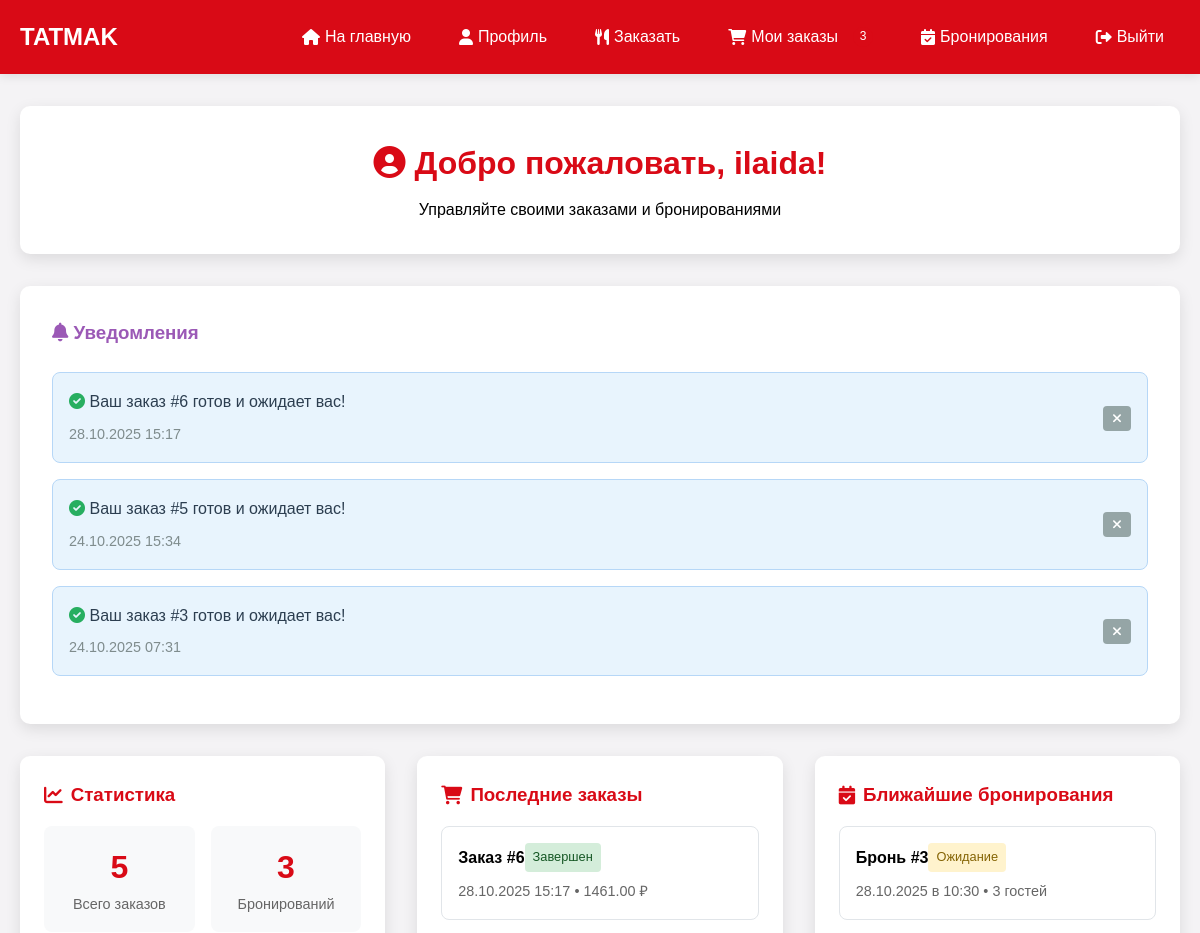
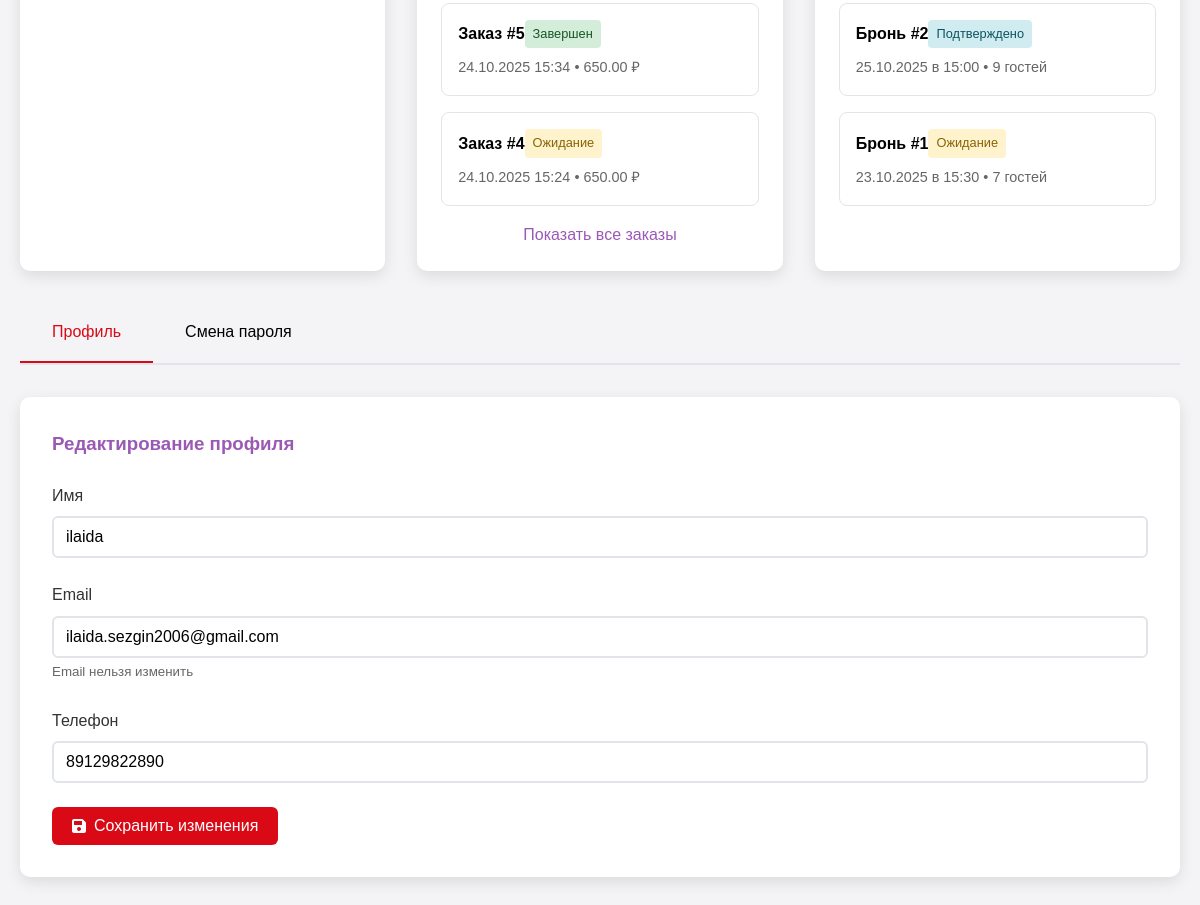
Screenshot of /user/profile.php (signed in) with the database file from the repository (2 pictures, top to bottom).
### tables this page shows
CREATE TABLE `users` (
  `id` int NOT NULL,
  `name` varchar(100) NOT NULL,
  `email` varchar(100) NOT NULL,
  `phone` varchar(20) DEFAULT NULL,
  `password` varchar(255) NOT NULL,
  `role` enum('user','admin') DEFAULT 'user',
  `created_at` timestamp NULL DEFAULT CURRENT_TIMESTAMP
);

CREATE TABLE `orders` (
  `id` int NOT NULL,
  `customer_name` varchar(100) DEFAULT NULL,
  `customer_phone` varchar(20) DEFAULT NULL,
  `customer_address` text,
  `total_amount` decimal(10,2) DEFAULT NULL,
  `status` enum('pending','confirmed','preparing','delivering','completed','cancelled') DEFAULT 'pending',
  `created_at` timestamp NULL DEFAULT CURRENT_TIMESTAMP
);

CREATE TABLE `reservations` (
  `id` int NOT NULL,
  `customer_name` varchar(100) DEFAULT NULL,
  `customer_phone` varchar(20) DEFAULT NULL,
  `customer_email` varchar(100) DEFAULT NULL,
  `reservation_date` date DEFAULT NULL,
  `reservation_time` time DEFAULT NULL,
  `guests` int DEFAULT NULL,
  `comment` text,
  `status` enum('pending','confirmed','cancelled') DEFAULT 'pending',
  `created_at` timestamp NULL DEFAULT CURRENT_TIMESTAMP
);

### user/profile.php (the view, shortened to what this page needs)
<?php
$database = new Database();
$db = $database->getConnection();
$user_id = $_SESSION['user_id'];
$query = "SELECT * FROM users WHERE id = ?";
$stmt = $db->prepare($query);
$stmt->execute([$user_id]);
$user = $stmt->fetch(PDO::FETCH_ASSOC);
$orders_query = "SELECT * FROM orders WHERE customer_phone = ? ORDER BY created_at DESC LIMIT 5";
$orders_stmt = $db->prepare($orders_query);
$orders_stmt->execute([$user['phone']]);
$orders = $orders_stmt->fetchAll(PDO::FETCH_ASSOC);
$ready_orders_query = "SELECT * FROM orders WHERE customer_phone = ? AND status = 'completed' ORDER BY created_at DESC";
$ready_orders_stmt = $db->prepare($ready_orders_query);
$ready_orders_stmt->execute([$user['phone']]);
$ready_orders = $ready_orders_stmt->fetchAll(PDO::FETCH_ASSOC);
$notifications = $_SESSION['user_notifications'] ?? [];
foreach ($ready_orders as $order) {
    $notification_exists = false;
    if (!$notification_exists) {
        $notifications[] = [
            'type' => 'order_ready',
            'order_id' => $order['id'],
            'message' => "Ваш заказ #{$order['id']} готов и ожидает вас!",
            'timestamp' => $order['created_at']
        ];
    }
}
$reservations_query = "SELECT * FROM reservations WHERE customer_phone = ? ORDER BY created_at DESC LIMIT 5";
$reservations_stmt = $db->prepare($reservations_query);
$reservations_stmt->execute([$user['phone']]);
$reservations = $reservations_stmt->fetchAll(PDO::FETCH_ASSOC);
?>
<!DOCTYPE html>
<html lang="ru">
<head>
    <link rel="stylesheet" href="https://cdnjs.cloudflare.com/ajax/libs/font-awesome/6.0.0/css/all.min.css">
</head>
<body>
    <header class="header">
        <div class="nav-container">
            <div class="logo">
                <a href="../index.php">TATMAK</a>
            </div>
            <div class="user-menu">
            <a href="../index.php"><i class="fas fa-home"></i> На главную</a>
            <a href="profile.php"><i class="fas fa-user"></i>Профиль</a>
            <a href="delivery.php"><i class="fas fa-utensils"></i> Заказать</a>
            <a href="orders.php">
                <i class="fas fa-shopping-cart"></i> Мои заказы
                <?php if (!empty($notifications)): ?>
                    <span class="notification-badge"><?php echo count($notifications); ?></span>
                <?php endif; ?>
            </a>
            <a href="reservations.php"><i class="fas fa-calendar-check"></i> Бронирования</a>
            <a href="logout.php"><i class="fas fa-sign-out-alt"></i>Выйти</a>
        </div>
        </div>
    </header>
    <div class="container">
        <div class="welcome-section">
            <h1><i class="fas fa-user-circle"></i> Добро пожаловать, <?php echo htmlspecialchars($user['name']); ?>!</h1>
            <p>Управляйте своими заказами и бронированиями</p>
        </div>
        <?php if (!empty($notifications)): ?>
        <div class="notifications-section">
            <h3 style="color: #9b59b6; margin-bottom: 1.5rem;">
                <i class="fas fa-bell"></i> Уведомления
            </h3>
            <?php foreach ($notifications as $index => $notification): ?>
                <div class="notification-item">
                    <div class="notification-content">
                        <div class="notification-message">
                            <i class="fas fa-check-circle" style="color: #27ae60;"></i>
                            <?php echo $notification['message']; ?>
                        </div>
                        <div class="notification-time">
                            <?php echo date('d.m.Y H:i', strtotime($notification['timestamp'])); ?>
                        </div>
                    </div>
                    <form method="POST" style="margin: 0;">
                        <button type="submit" name="dismiss_notification" class="btn-dismiss">
                            <i class="fas fa-times"></i>
                        </button>
                    </form>
                </div>
            <?php endforeach; ?>
        </div>
        <?php endif; ?>
        <div class="dashboard-grid">
            <div class="dashboard-card">
                <h3><i class="fas fa-chart-line"></i> Статистика</h3>
                <div class="stats-grid">
                    <div class="stat-item">
                        <div class="stat-number"><?php echo count($orders); ?></div>
                        <div class="stat-label">Всего заказов</div>
                    </div>
                    <div class="stat-item">
                        <div class="stat-number"><?php echo count($reservations); ?></div>
                        <div class="stat-label">Бронирований</div>
                    </div>
                </div>
            </div>
            <div class="dashboard-card">
                <h3><i class="fas fa-shopping-cart"></i> Последние заказы</h3>
                <?php if (empty($orders)): ?>
                    <p style="color: #666; text-align: center;">Заказов пока нет</p>
                <?php else: ?>
                    <?php foreach (array_slice($orders, 0, 3) as $order): ?>
                        <div class="order-item">
                            <div style="display: flex; justify-content: between; align-items: center; margin-bottom: 0.5rem;">
                                <strong>Заказ #<?php echo $order['id']; ?></strong>
                                <span class="order-status status-<?php echo $order['status']; ?>">
                                    <?php
                                    $status_labels = [
                                        'pending' => 'Ожидание',
                                        'confirmed' => 'Подтвержден',
                                        'preparing' => 'Готовится',
                                        'delivering' => 'Доставляется',
                                        'completed' => 'Завершен',
                                        'cancelled' => 'Отменен'
                                    ];
                                    echo $status_labels[$order['status']] ?? $order['status'];
                                    ?>
                                </span>
                            </div>
                            <div style="color: #666; font-size: 0.9rem;">
                                <?php echo date('d.m.Y H:i', strtotime($order['created_at'])); ?> •
                                <?php echo $order['total_amount']; ?> ₽
                            </div>
                        </div>
                    <?php endforeach; ?>
                    <?php if (count($orders) > 3): ?>
                        <a href="orders.php" style="color: #9b59b6; text-decoration: none; display: block; text-align: center; margin-top: 1rem;">
                            Показать все заказы
                        </a>
                    <?php endif; ?>
                <?php endif; ?>
            </div>
            <div class="dashboard-card">
                <h3><i class="fas fa-calendar-check"></i> Ближайшие бронирования</h3>
                <?php if (empty($reservations)): ?>
                    <p style="color: #666; text-align: center;">Бронирований пока нет</p>
                <?php else: ?>
                    <?php foreach (array_slice($reservations, 0, 3) as $reservation): ?>
                        <div class="reservation-item">
                            <div style="display: flex; justify-content: between; align-items: center; margin-bottom: 0.5rem;">
                                <strong>Бронь #<?php echo $reservation['id']; ?></strong>
                                <span class="order-status status-<?php echo $reservation['status']; ?>">
                                    <?php
                                    $status_labels = [
                                        'pending' => 'Ожидание',
                                        'confirmed' => 'Подтверждено',
                                        'cancelled' => 'Отменено'
                                    ];
                                    echo $status_labels[$reservation['status']] ?? $reservation['status'];
                                    ?>
                                </span>
                            </div>
                            <div style="color: #666; font-size: 0.9rem;">
                                <?php echo date('d.m.Y', strtotime($reservation['reservation_date'])); ?> в
                                <?php echo date('H:i', strtotime($reservation['reservation_time'])); ?> •
                                <?php echo $reservation['guests']; ?> гостей
                            </div>
                        </div>
                    <?php endforeach; ?>
                <?php endif; ?>
            </div>
        </div>
        <div class="tabs">
            <div class="tab active" onclick="showTab('profile')">Профиль</div>
            <div class="tab" onclick="showTab('password')">Смена пароля</div>
        </div>
        <div id="profile-tab" class="tab-content active">
            <div class="profile-form">
                <h3 style="color: #9b59b6; margin-bottom: 1.5rem;">Редактирование профиля</h3>
                <form method="POST">
                    <div class="form-group">
                        <label>Имя</label>
                        <input type="text" name="name" class="form-control" value="<?php echo htmlspecialchars($user['name']); ?>" required>
                    </div>
                    <div class="form-group">
                        <label>Email</label>
                        <input type="email" class="form-control" value="<?php echo htmlspecialchars($user['email']); ?>" readonly>
                        <small style="color: #666;">Email нельзя изменить</small>
                    </div>
                    <div class="form-group">
                        <label>Телефон</label>
                        <input type="tel" name="phone" class="form-control" value="<?php echo htmlspecialchars($user['phone'] ?? ''); ?>">
                    </div>
                    <button type="submit" name="update_profile" class="btn btn-primary">
                        <i class="fas fa-save"></i> Сохранить изменения
                    </button>
                </form>
            </div>
        </div>
    </div>
</body>
</html>

### user/profile.php (style rules this page uses)
* { margin: 0; padding: 0; box-sizing: border-box; }
body { font-family: 'Arial', sans-serif; background: #F4F3F5; line-height: 1.6; }
.header { background: #D90A16; color: white; padding: 1rem 0; box-shadow: 0 2px 10px rgba(0,0,0,0.1); }
.nav-container { max-width: 1200px; margin: 0 auto; padding: 0 20px; display: flex; justify-content: space-between; align-items: center; }
.logo a { color: white; text-decoration: none; font-size: 1.5rem; font-weight: bold; }
.user-menu { display: flex; gap: 1rem; align-items: center; }
.user-menu a { color: white; text-decoration: none; padding: 8px 16px; border-radius: 5px; transition: background 0.3s; display: flex; align-items: center; gap: 5px; }
.container { max-width: 1200px; margin: 2rem auto; padding: 0 20px; }
.welcome-section { background: white; padding: 2rem; border-radius: 10px; box-shadow: 0 5px 15px rgba(0,0,0,0.1); margin-bottom: 2rem; text-align: center; }
.welcome-section h1 { color: #D90A16; margin-bottom: 0.5rem; }
.notifications-section { background: white; padding: 2rem; border-radius: 10px; box-shadow: 0 5px 15px rgba(0,0,0,0.1); margin-bottom: 2rem; }
.notification-item { background: #e8f4fd; border: 1px solid #b6d7f7; border-radius: 8px; padding: 1rem; margin-bottom: 1rem; display: flex; justify-content: space-between; align-items: center; }
.notification-content { flex: 1; }
.notification-message { font-weight: 500; color: #2c3e50; margin-bottom: 0.5rem; }
.notification-time { color: #7f8c8d; font-size: 0.9rem; }
.notification-badge { background: #D90A16; color: white; border-radius: 50%; width: 20px; height: 20px; font-size: 12px; display: inline-flex; align-items: center; justify-content: center; margin-left: 10px; }
.btn-dismiss { background: #95a5a6; color: white; border: none; border-radius: 4px; padding: 5px 10px; cursor: pointer; font-size: 0.8rem; }
.dashboard-grid { display: grid; grid-template-columns: repeat(auto-fit, minmax(300px, 1fr)); gap: 2rem; margin-bottom: 2rem; }
.dashboard-card { background: white; padding: 1.5rem; border-radius: 10px; box-shadow: 0 5px 15px rgba(0,0,0,0.1); }
.dashboard-card h3 { color: #D90A16; margin-bottom: 1rem; display: flex; align-items: center; gap: 8px; }
.stats-grid { display: grid; grid-template-columns: repeat(2, 1fr); gap: 1rem; }
.stat-item { text-align: center; padding: 1rem; background: #f8f9fa; border-radius: 8px; }
.stat-number { font-size: 2rem; font-weight: bold; color: #D90A16; }
.stat-label { color: #666; font-size: 0.9rem; }
.order-item, .reservation-item { padding: 1rem; border: 1px solid #e1e5e9; border-radius: 8px; margin-bottom: 1rem; }
.order-status { display: inline-block; padding: 4px 8px; border-radius: 4px; font-size: 0.8rem; font-weight: 500; }
.status-pending { background: #fff3cd; color: #856404; }
.status-confirmed { background: #d1ecf1; color: #0c5460; }
.status-completed { background: #d4edda; color: #155724; }
.profile-form { background: white; padding: 2rem; border-radius: 10px; box-shadow: 0 5px 15px rgba(0,0,0,0.1); }
.form-group { margin-bottom: 1.5rem; }
.form-group label { display: block; margin-bottom: 0.5rem; font-weight: 500; color: #333; }
.form-control { width: 100%; padding: 10px 12px; border: 2px solid #e1e5e9; border-radius: 6px; font-size: 1rem; transition: border-color 0.3s; }
.btn { padding: 10px 20px; border: none; border-radius: 6px; font-size: 1rem; font-weight: 500; cursor: pointer; transition: all 0.3s; display: inline-flex; align-items: center; gap: 8px; }
.btn-primary { background: #D90A16; color: white; }
.tabs { display: flex; margin-bottom: 2rem; border-bottom: 2px solid #e1e5e9; }
.tab { padding: 1rem 2rem; cursor: pointer; border-bottom: 2px solid transparent; transition: all 0.3s; font-weight: 500; }
.tab.active { color: #D90A16; border-bottom-color: #D90A16; }
.tab-content { display: none; }
.tab-content.active { display: block; }

### rows the page displays
users: name "ilaida", email "ilaida.sezgin2006@gmail.com", phone "89129822890"
orders: message "Ваш заказ #6 готов и ожидает вас!", created_at "28.10.2025 15:17", id "6", status "Завершен", total_amount "1461.00"
orders: message "Ваш заказ #5 готов и ожидает вас!", created_at "24.10.2025 15:34", id "5", status "Завершен", total_amount "650.00"
orders: message "Ваш заказ #3 готов и ожидает вас!", created_at "24.10.2025 07:31"
orders: id "4", status "Ожидание", created_at "24.10.2025 15:24", total_amount "650.00"
reservations: id "3", status "Ожидание", reservation_date "28.10.2025", reservation_time "10:30", guests "3"
reservations: id "2", status "Подтверждено", reservation_date "25.10.2025", reservation_time "15:00", guests "9"
reservations: id "1", status "Ожидание", reservation_date "23.10.2025", reservation_time "15:30", guests "7"

### other values shown
count($notifications) "3"
count($orders) "5"
count($reservations) "3"
